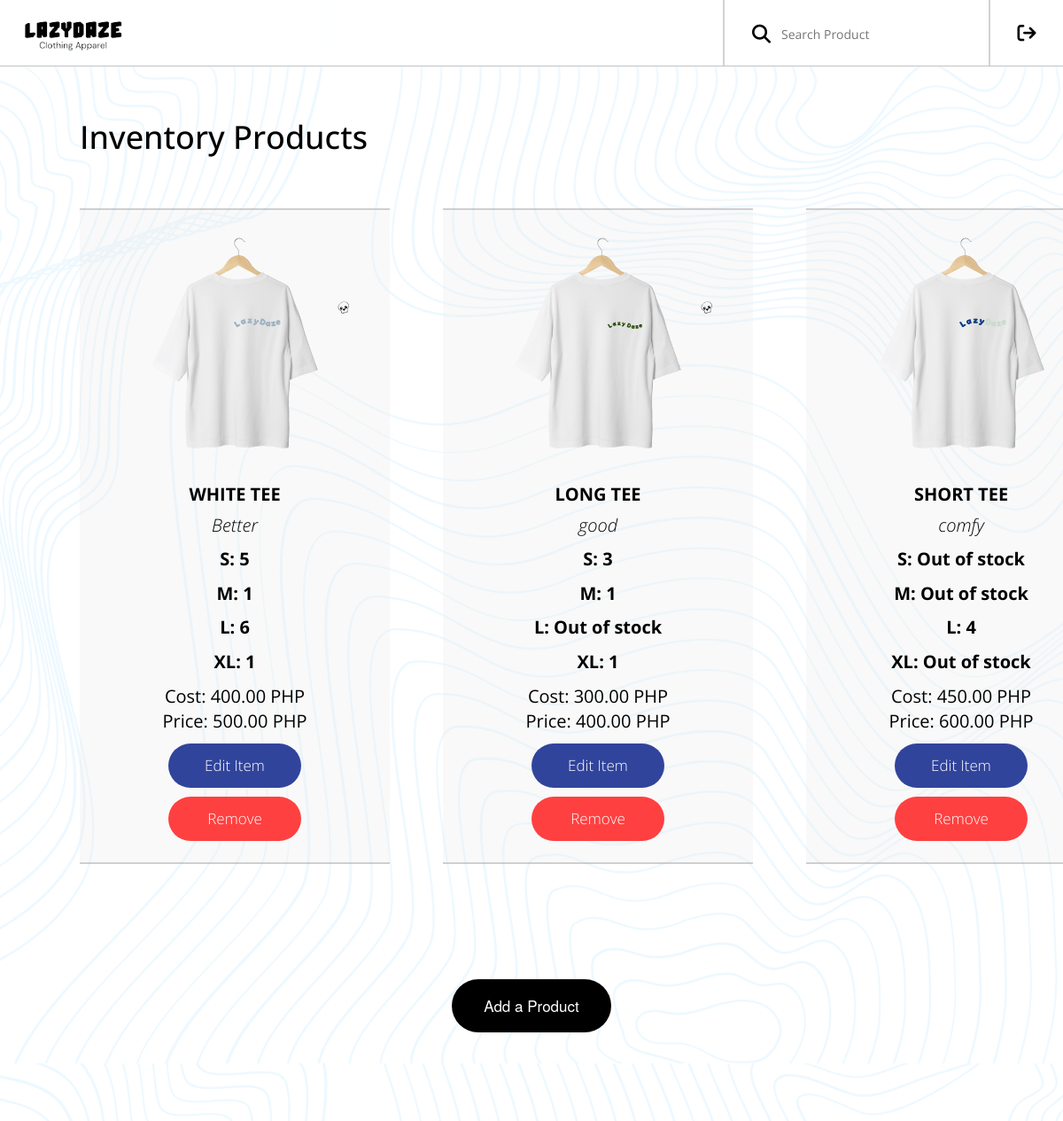
Before: /inventory.php with the older database file.
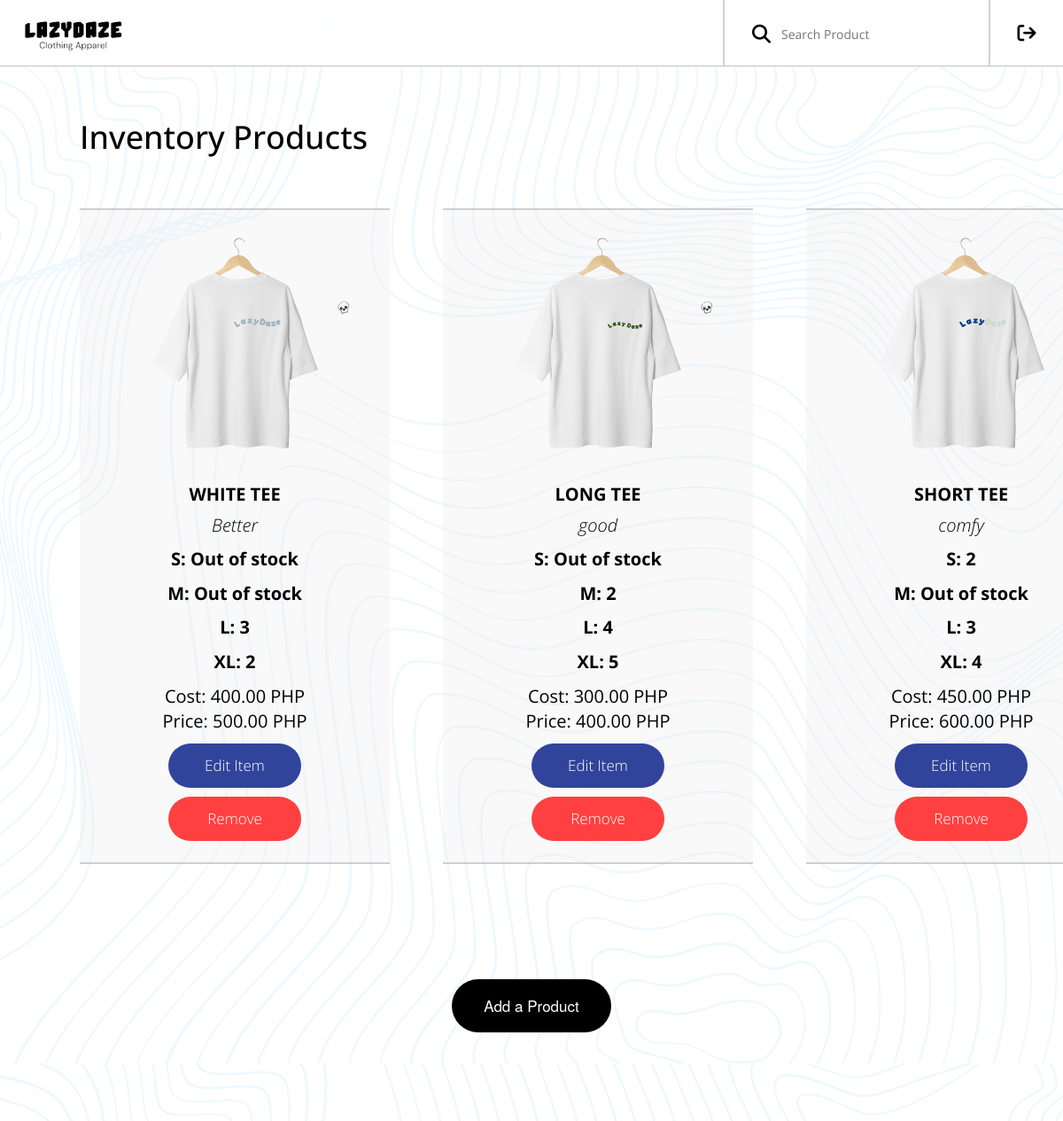
After: the same page with the newer database file.
### tables this page shows
CREATE TABLE `manageprod` (
  `ProductID` int(200) NOT NULL,
  `Product_Name` varchar(255) NOT NULL,
  `Description` varchar(100) NOT NULL,
  `Quantity_Small` int(30) NOT NULL,
  `Quantity_Medium` int(30) NOT NULL,
  `Quantity_Large` int(30) NOT NULL,
  `Quantity_XL` int(30) NOT NULL,
  `Prod_Cost` int(200) NOT NULL,
  `Price` int(200) NOT NULL,
  `img` varchar(200) NOT NULL
);

### inventory.php (the view, shortened to what this page needs)
<?php
include('connect.php');
$sql = "SELECT * FROM manageprod";
$result = mysqli_query($conn, $sql);
?>
<html lang="en">
<head>
    <link rel="stylesheet" href="https://maxcdn.bootstrapcdn.com/bootstrap/3.4.1/css/bootstrap.min.css">
    <link href="./inventory.css" rel="stylesheet" type="text/css"/>
    <link rel="stylesheet" href="https://cdnjs.cloudflare.com/ajax/libs/font-awesome/6.5.1/css/all.min.css" />
</head>
<body>
<div class="bg">
  <div class="topnav">
    <a href="admin_mainpage.php">
      <img align = "left" class = "ld-icon" src="LDAssets/lz logo.png" alt="LazyDaze">
    </a>
    <div class="nav-h-layout">
      <div class="nav-icon">
        <a href="./logout.php">
        </a>
      </div>
      <div class="nav-line"></div>
      <div class="nav-search">
        <form class="search-form" method="get">
        <button class="search-btn" type="submit"><i class="fa-solid fa-magnifying-glass fa-xl"></i></button>
        <input type="text" class="search-input" id="searchInput" name="search" value="<?php echo isset($_GET['search']) ? htmlspecialchars($_GET['search']) : ''; ?>" placeholder="Search Product">
        </form>
      </div>
      <div class="nav-line"></div>
    </div>
    </div>
        <div class="container">
            <h1>Inventory Products</h1>
            <div class="items-wrapper">
                <?php while ($row = mysqli_fetch_assoc($result)) { ?>
                    <div class="item">
                        <img class="item-image" src="<?php echo $row['img']; ?>" alt="<?php echo $row['Product_Name']; ?>">
                        <div class="item-details">
                        <h3 class="item-title"><?php echo $row['Product_Name']; ?></h3>
                        <div class="item-desc"><?php echo $row['Description']; ?></div>
                        <?php if ($row['Quantity_Small'] == 0) { ?>
                            <div class="item-quantity">S: Out of stock</div>
                        <?php } else { ?>
                            <div class="item-quantity">S: <?php echo $row['Quantity_Small']; ?></div>
                        <?php } ?>
                        <?php if ($row['Quantity_Medium'] == 0) { ?>
                            <div class="item-quantity">M: Out of stock</div>
                        <?php } else { ?>
                            <div class="item-quantity">M: <?php echo $row['Quantity_Medium']; ?></div>
                        <?php } ?>
                        <?php if ($row['Quantity_Large'] == 0) { ?>
                            <div class="item-quantity">L: Out of stock</div>
                        <?php } else { ?>
                            <div class="item-quantity">L: <?php echo $row['Quantity_Large']; ?></div>
                        <?php } ?>
                        <?php if ($row['Quantity_XL'] == 0) { ?>
                            <div class="item-quantity">XL: Out of stock</div>
                        <?php } else { ?>
                            <div class="item-quantity">XL: <?php echo $row['Quantity_XL']; ?></div>
                        <?php } ?>
                        <div class="item-cost">Cost: <?php echo number_format($row['Prod_Cost'], 2, '.', ','); ?> PHP</div>
                        <div class="item-price">Price: <?php echo number_format($row['Price'], 2, '.', ','); ?> PHP</div>
                        </div>
                        <a href="editprod.php?product_id=<?php echo $row['ProductID']; ?>">
                            <button class="edit-btn" type="submit" name="submit" value="check">Edit Item</button>
                        </a>
                        <form method="post" action="removeprod.php" onsubmit="return confirm('Are you sure you want to remove this item?');">
                            <button type="submit" class="rm-btn" name="action" value="remove">Remove</button>
                        </form>
                    </div>
                <?php } ?>
            </div>
        </div>
        <div class="add-btn-container">
            <form id="prod" method="post" action="addprod.php">
                <button type="submit" class="add-btn" name="submit" value="add">Add a Product</button>
            </form>
        </div>
    </div>
</body>
</html>

### inventory.css (style rules this page uses)
body { animation: appear 0.5s; background-color: white; color: black; overflow-x: hidden; }
a { text-decoration: none; color: white; }
.bg { background-image: linear-gradient(rgba(255, 255, 255, 0.910), rgba(255, 255, 255, 0.910)), url("./LDAssets/typo\ bg.png"); background-color: white; height: 100%; background-size: 100%; position: relative; z-index: 1; overflow-x: hidden; }
.topnav { overflow: hidden; background-color: rgba(255, 255, 255, 0.829); backdrop-filter: blur(3px); position: sticky; top: 0px; z-index: 10; border-bottom: 1px solid rgba(136, 136, 136, 0.5); }
.topnav a { float: left; margin-left: 5px; color: black; text-align: center; padding: 14px 16px; text-decoration: none; transition-duration: 0.3s; }
.ld-icon { width: 70%; margin: 0px; }
.nav-h-layout { flex-direction: row-reverse; align-items: center; display: flex; }
.nav-icon { text-decoration: none; margin: auto 14.5px auto 10px; }
.nav-search { margin-top: 23px; margin-right: 35.5px; padding-left: 25px; text-decoration: none; height: 50px; }
.nav-line { margin-top: -2px; height: 76px; border-left: 2.5px solid rgba(166, 166, 166, 0.5); }
.search-btn { background-color: rgba(255, 255, 255, 0); border: none; cursor: pointer; }
.search-input { font-family: 'Open Sans', sans-serif; border-top: 0; border-right: 0; border-left: 0; border-bottom: 1px solid rgba(255, 255, 255, 0); background-color: transparent; outline: none; margin-top: 4px; width: 200px; }
.container { display: flex; flex-direction: column; width: 100%; margin-top: 40px; padding-left: 7.5%; font-family: 'Open Sans', sans-serif; }
.item { padding-top: 10px; padding-bottom: 10px; border-top: 2px solid rgba(166, 166, 166, 0.5); border-bottom: 2px solid rgba(166, 166, 166, 0.5); background-color: rgba(233, 233, 233, 0.288); }
.items-wrapper { display: grid; padding-top: 50px; padding-bottom: 80px; align-items: center; grid-auto-columns: 1fr; grid-column-gap: 60px; grid-row-gap: 50px; grid-template-columns: 350px 350px 350px 350px; grid-template-rows: auto auto; }
.item-image { width: 80%; display: block; margin-bottom: 20px; margin-left: auto; margin-right: auto; object-fit: cover; text-align: center; }
.item-title { width: 350px; font-size: 20px; font-weight: 700; text-align: center; text-transform: uppercase; overflow-wrap: anywhere; }
.item-details { margin-bottom: 10px; font-size: 20px; text-align: center; }
.item-desc { margin-bottom: 10px; font-size: 20px; font-weight: 200; font-style: italic; text-align: center; overflow-wrap: anywhere; }
.item-quantity { margin-bottom: 10px; font-size: 20px; font-weight: 700; text-align: center; }
.edit-btn { width: 150px; height: 50px; display: block; margin: auto; margin-bottom: 10px; padding-top: 12px; padding-right: 25px; padding-bottom: 12px; padding-left: 25px; background: #31449b; color: white; border: 0; border-radius: 30px; font-size: 17px; font-weight: 100; transition-duration: .4s; }
.rm-btn { width: 150px; height: 50px; display: block; margin: auto; padding-top: 12px; padding-right: 25px; padding-bottom: 12px; padding-left: 25px; background: #ff4040; color: white; border: 0; border-radius: 30px; font-size: 17px; font-weight: 100; transition-duration: .4s; }
.add-btn-container { display: block; margin: auto; margin-bottom: 100px; width: 50%; height: 60px; }
.add-btn { width: 30%; height: 100%; display: block; margin: auto; padding-top: 12px; padding-right: 25px; padding-bottom: 12px; padding-left: 25px; background: black; color: white; border: 0; border-radius: 40px; font-size: 17px; font-weight: 100; transition-duration: .4s; }

Changed rows visible on the page:
changed manageprod "WHITE TEE": Quantity_Large "6" → "3"; Quantity_XL "1" → "2"; Quantity_Small "5" → (not shown); Quantity_Medium "1" → (not shown); Quantity_Small "S:" → "S: Out of stock"; Quantity_Medium "M:" → "M: Out of stock"
changed manageprod "LONG TEE": Quantity_Medium "1" → "2"; Quantity_Large (not shown) → "4"; Quantity_XL "1" → "5"; Quantity_Small "3" → (not shown); Quantity_Small "S:" → "S: Out of stock"; Quantity_Large "L: Out of stock" → "L:"
changed manageprod "SHORT TEE": Quantity_Small (not shown) → "2"; Quantity_Large "4" → "3"; Quantity_XL (not shown) → "4"; Quantity_Small "S: Out of stock" → "S:"; Quantity_XL "XL: Out of stock" → "XL:"
